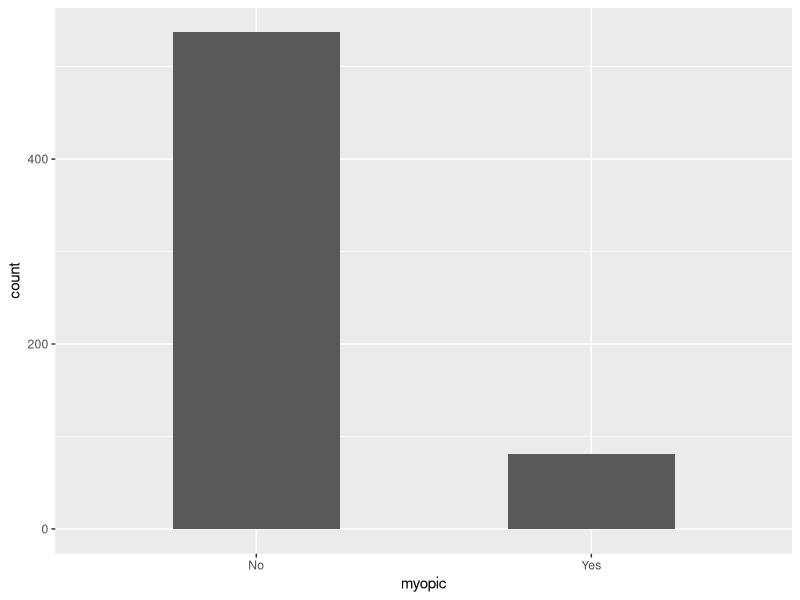
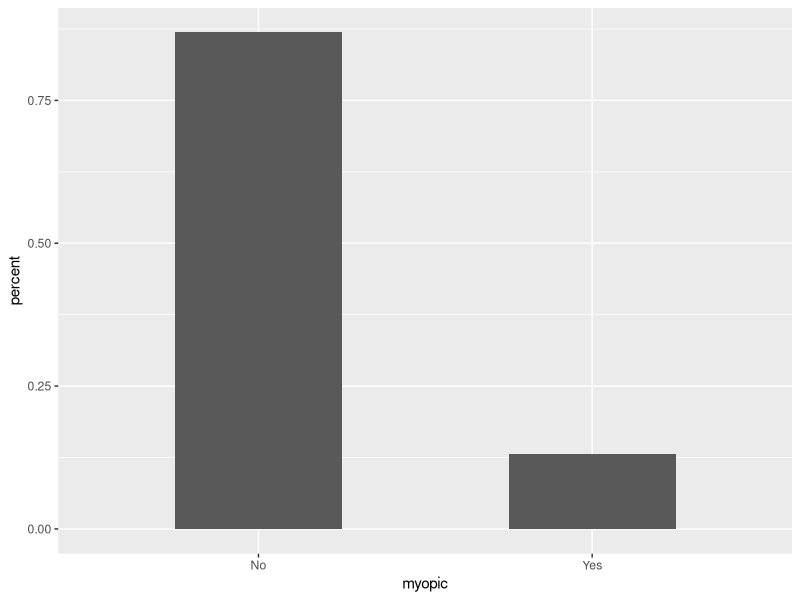
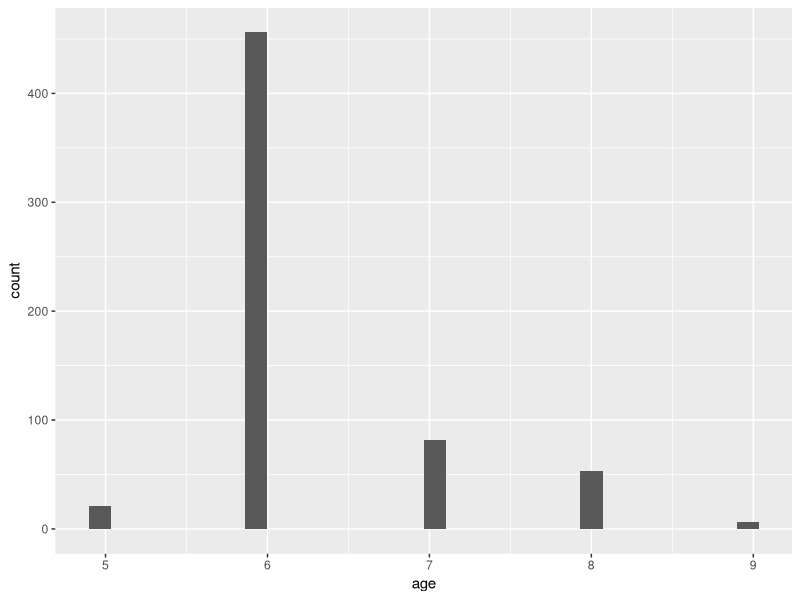
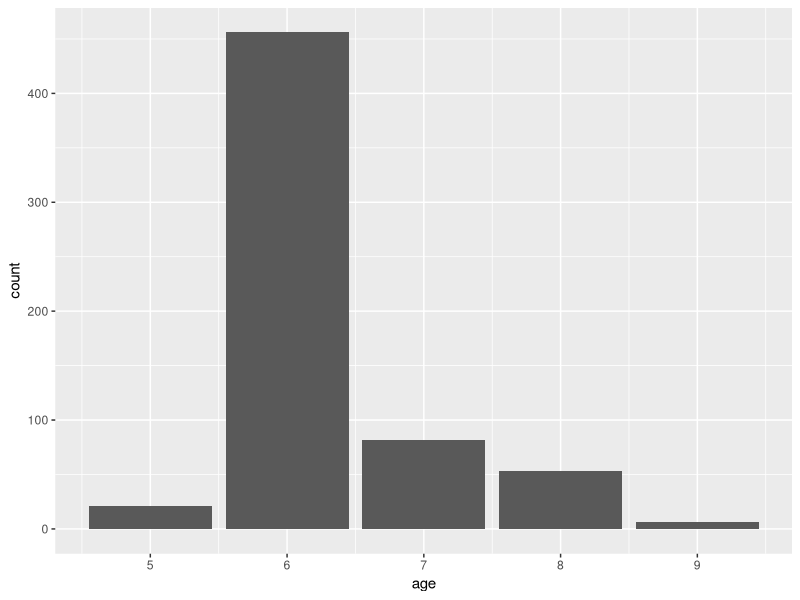
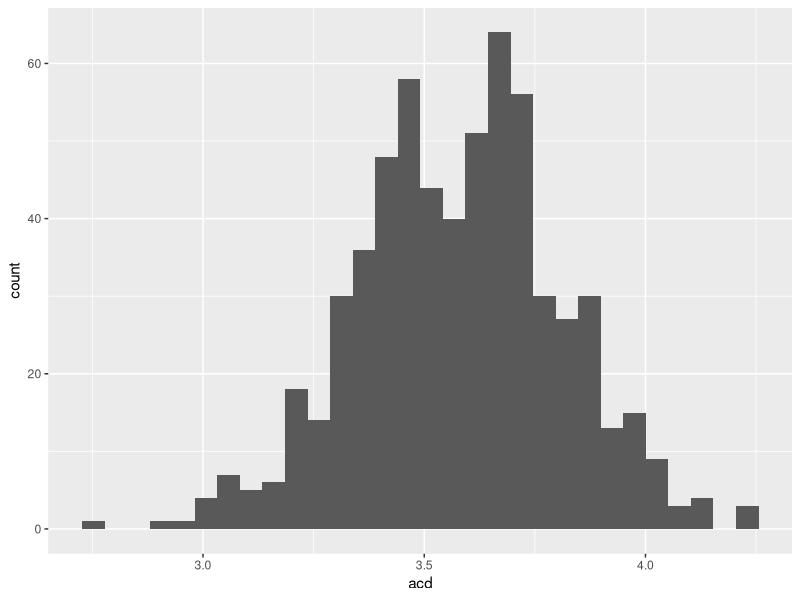
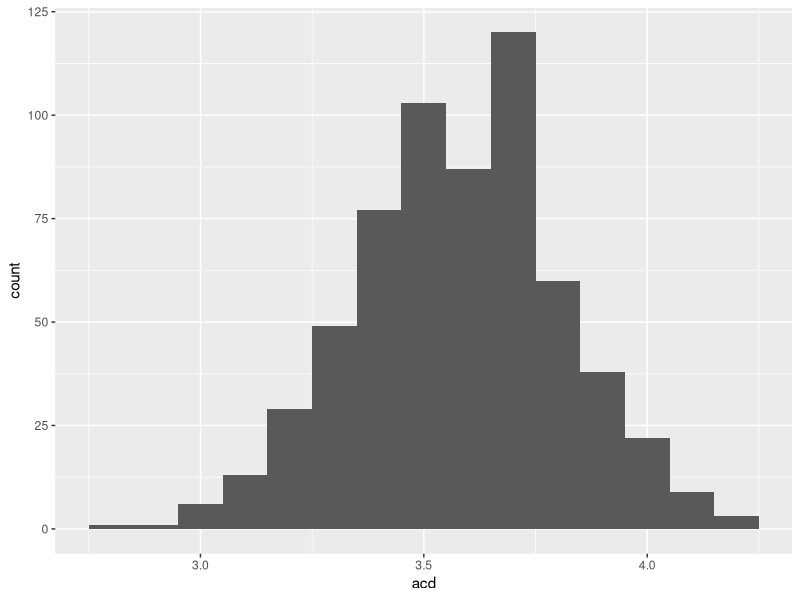
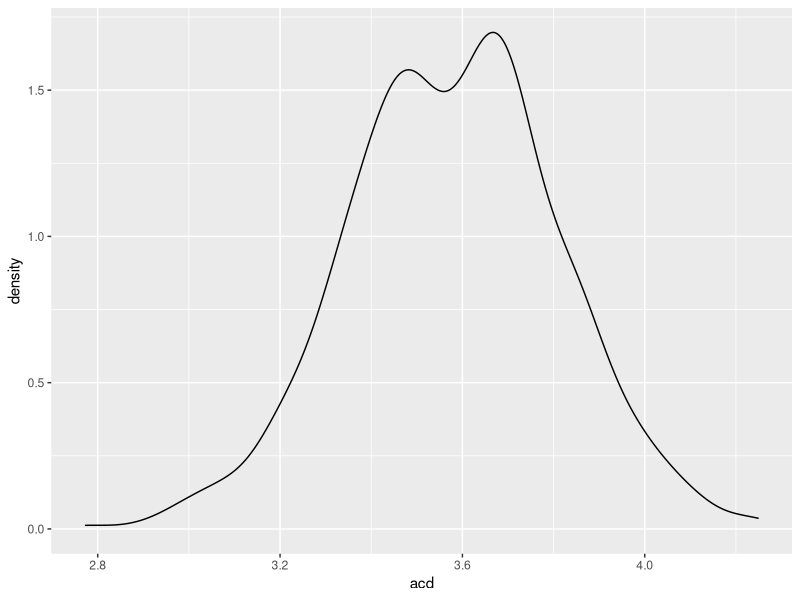
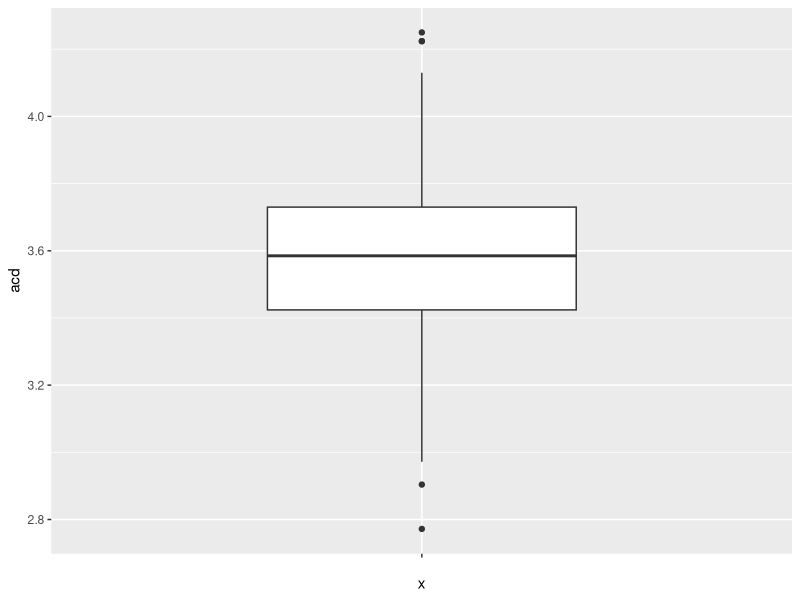

Generate these figures, in order, with R:
## ---- chunk 1
library(tidyverse)  # Contains packages: ggplot, dplyr, readr, and the %>% operator
library(readxl)     # For importing excel files into R.
## ---- chunk 2
myopia <- readxl::read_excel(
  path = "myopia-data.xlsx", 
  sheet = "myopia")

## ---- chunk 3
dplyr::glimpse(myopia)
## ---- chunk 4

ggplot(data = myopia, 
       mapping = aes(x = myopic)) + 
  geom_bar(width = 0.5)

## ---- chunk 5
proportion_myopic <- myopia %>% 
  group_by(myopic) %>% 
  summarise(count = n()) %>% 
  mutate(percent = count / sum(count))

# Take a look at the new data frame.
proportion_myopic
## ---- chunk 6

ggplot(data = proportion_myopic, 
       mapping = aes(x = myopic, 
                     y = percent)) + 
  geom_bar(stat = "identity", 
           width = 0.5)

## ---- chunk 7

?ggplot2::ggsave

## ---- chunk 8
ggplot2::ggsave(filename = "uni-exercise-1-plot.png")

## ---- chunk 9
ggplot(data = myopia, 
       mapping = aes(x = age)) + 
  geom_histogram()


## ---- chunk 10
ggplot(data = myopia, 
       mapping = aes(x = age)) + 
  geom_bar()

## ---- chunk 11
ggplot(data = myopia, 
       mapping = aes(x = acd)) + 
  geom_histogram()


## ---- chunk 12
ggplot(data = myopia, 
       mapping = aes(x = acd)) + 
  geom_histogram(binwidth = 0.10)


## ---- chunk 13
ggplot(data = myopia, 
       mapping = aes(x = acd)) + 
  geom_density()
## ---- chunk 14
ggplot(data = myopia, 
       mapping = aes(x = "", 
                     y = acd)) + 
  geom_boxplot(width = 0.5)

## ---- chunk 15



## ---- chunk 16
ggplot2::ggsave(filename = "uni-exercise-2-plot.png")

